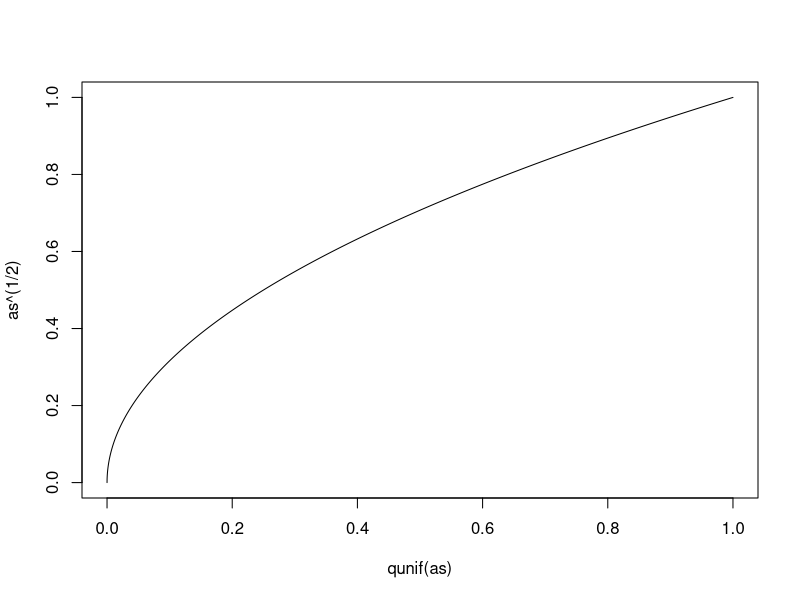
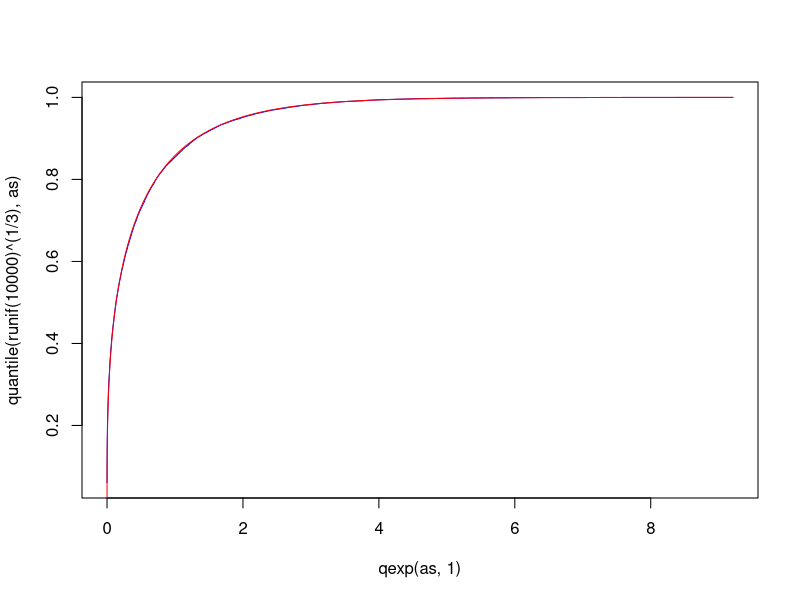
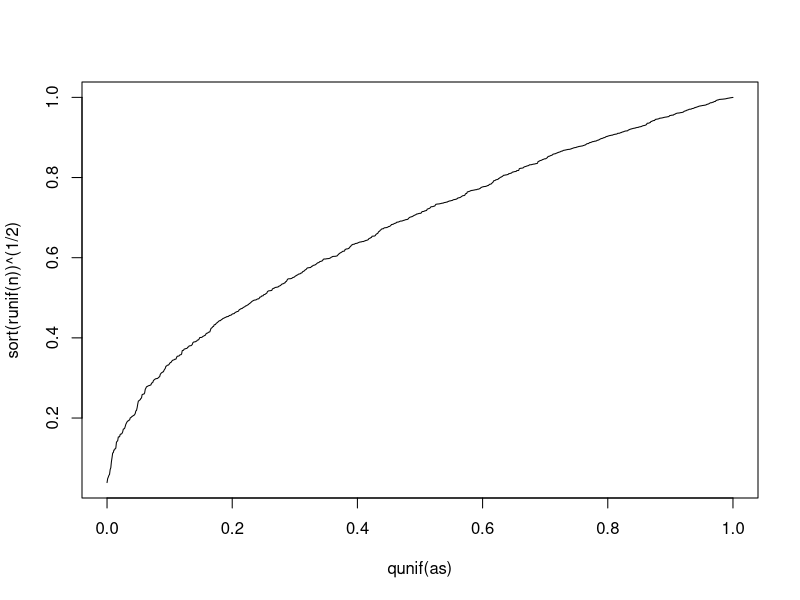
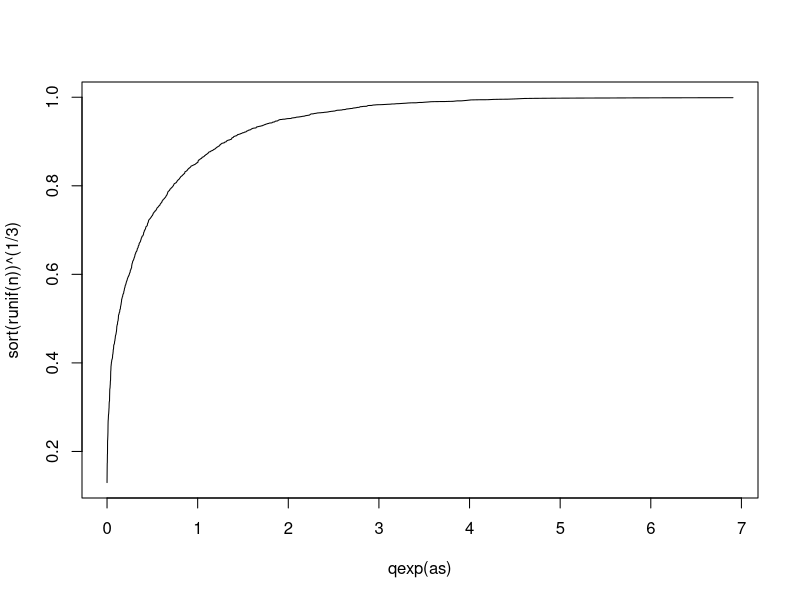

Write the R code that produced these figures, in order.
as <- seq(0, 1, length=10000)

plot(qunif(as), as^(1/2), type='l')

#b
# plot(qexp(as, 1), quantile(runif(n)^(1/3), as), type='l')
plot(qexp(as, 1), quantile(runif(10000)^(1/3), as), col='blue', type='l')
lines(qexp(as, 1),as^(1/3), col='red')
#c

n <- 1000
as <- seq(0, 1, length = n)
plot(qunif(as), sort(runif(n))^(1/2), type='l')

n <- 1000
as <- seq(0, 1, length = n)
plot(qexp(as), sort(runif(n))^(1/3), type='l')


